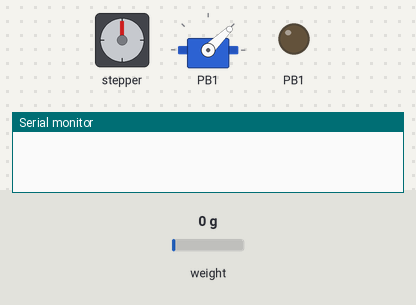
Bench run of a program on a simulated ATmega328P, built with avr-gcc and emulated at 16 MHz. On the bench: stepper motor, servo, output pins drawn as LEDs (lit = HIGH), the last lines printed to the serial monitor. Wiring (inferred from the names in the program): HX711 load-cell converter: data PD3; SCK PD2; stepper motor (2048 steps per turn assumed): coils PD4, PD5, PD6, PD7. Inputs (shaded band) come from the test bench; at power-on: weight on the scale 0 g. Servo pulses on a pin are drawn as a servo (544–2400 µs = 0–180°); pins used as bus, display or sensor lines are not drawn.

Above: at 0.1 s.
At 1.2 s:
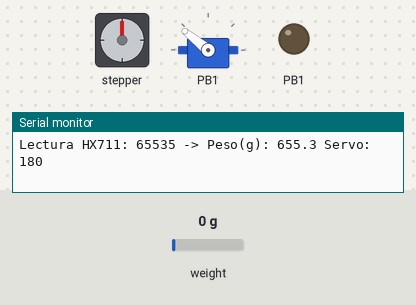
Timing chart, 0 to 2.7 s (numbered marks = the images above):
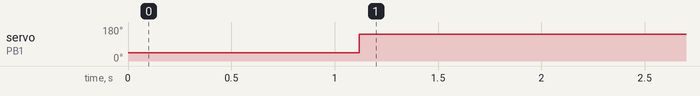

Measured:
- by itself, servo on PB1: 44° → 141° at 1.1 s

The program:

main.c
```c
/*
 * Sensor de Peso.c
 *
 * Created: 6/8/2026 10:32:03
 * Author : crist
 */
#define F_CPU 16000000UL
#include <avr/io.h>
#include <avr/interrupt.h>
#include <stdlib.h>
#include <util/delay.h>
#include "HX711/hx711.h"
#include "I2C/I2C_Esclavo.h"

// Variables de I2C_Esclavo.c
extern volatile uint16_t tx_snap;
extern volatile uint8_t rx_buf[2];
extern volatile uint8_t cmd_ready;

// ================= SERVO (Timer1, PB1 = OC1A) =================
// 50 Hz, pulso 1ms(0°) - 2ms(180°), prescaler 8 -> tick = 0.5us
#define SERVO_MIN_TICKS 2000   // 1.0 ms
#define SERVO_MAX_TICKS 4000   // 2.0 ms

static void servo_init(void) {
	DDRB |= (1 << PB1);              // OC1A como salida
	TCCR1A = (1 << COM1A1) | (1 << WGM11);
	TCCR1B = (1 << WGM13) | (1 << WGM12) | (1 << CS11); // Fast PWM, prescaler 8
	ICR1 = 39999;                    // 50 Hz
	OCR1A = SERVO_MIN_TICKS;         // arranca en 0°
}

static void servo_set_angle(uint8_t angulo) {
	if (angulo > 180) angulo = 180;
	uint16_t ticks = SERVO_MIN_TICKS +
	((uint32_t)(SERVO_MAX_TICKS - SERVO_MIN_TICKS) * angulo) / 180;
	OCR1A = ticks;
}

// ================= STEPPER (28BYJ-48 + ULN2003, 4 pines) =================
#define STEP_DDR   DDRD
#define STEP_PORT  PORTD
#define STEP_IN1   PD4
#define STEP_IN2   PD5
#define STEP_IN3   PD6
#define STEP_IN7   PD7   // 4to pin

static const uint8_t stepper_seq[8] = {
	0b0001, 0b0011, 0b0010, 0b0110,
	0b0100, 0b1100, 0b1000, 0b1001
};

static uint8_t stepper_idx = 0;
#define STEPS_POR_REV 4096UL

static void stepper_init(void) {
	STEP_DDR |= (1 << STEP_IN1) | (1 << STEP_IN2) | (1 << STEP_IN3) | (1 << STEP_IN7);
}

static void stepper_write(uint8_t patron) {
	if (patron & 0x1) STEP_PORT |= (1 << STEP_IN1); else STEP_PORT &= ~(1 << STEP_IN1);
	if (patron & 0x2) STEP_PORT |= (1 << STEP_IN2); else STEP_PORT &= ~(1 << STEP_IN2);
	if (patron & 0x4) STEP_PORT |= (1 << STEP_IN3); else STEP_PORT &= ~(1 << STEP_IN3);
	if (patron & 0x8) STEP_PORT |= (1 << STEP_IN7); else STEP_PORT &= ~(1 << STEP_IN7);
}

static void stepper_move_degrees(uint16_t grados) {
	if (grados > 360) grados = 360;
	uint32_t pasos = ((uint32_t)STEPS_POR_REV * grados) / 360UL;

	for (uint32_t i = 0; i < pasos; i++) {
		stepper_idx = (stepper_idx + 1) & 0x07;
		stepper_write(stepper_seq[stepper_idx]);
		_delay_ms(2);
	}
	stepper_write(0); // apaga bobinas
}

// ---------- UART ----------
void USART_Init(unsigned int ubrr) {
	UBRR0H = (unsigned char)(ubrr>>8);
	UBRR0L = (unsigned char)ubrr;
	UCSR0B = (1<<TXEN0);
	UCSR0C = (1<<UCSZ01)|(1<<UCSZ00);
}

void USART_Transmit(unsigned char data) {
	while (!(UCSR0A & (1<<UDRE0)));
	UDR0 = data;
}

void USART_SendString(const char* str) {
	while (*str) {
		USART_Transmit(*str++);
	}
}

// Procesa comando recibido por I2C (Servo o Stepper)
static void procesar_comando(void) {
	if (!cmd_ready) return;

	uint8_t cmd   = rx_buf[0];
	uint8_t valor = rx_buf[1];
	cmd_ready = 0;

	switch (cmd) {
		case 2: // Servo
		servo_set_angle(valor);
		break;
		case 3: // Stepper
		stepper_move_degrees(valor);
		break;
		default:
		break;
	}
}

// ---------- MAIN ----------
int main(void) {
	HX711_init();
	USART_Init(103); // 9600 baudios
	servo_init();
	stepper_init();
	_delay_ms(800);

	I2C_Slave_Init(0x08);
	sei();

	while (1) {
		// Procesar comandos entrantes
		procesar_comando();

		// Leer HX711
		cli();
		long raw = HX711_read_avg(4);
		sei();

		if (raw < 0) raw = 0;
		if (raw > 65535) raw = 65535;
		tx_snap = (uint16_t)raw;

		// Convertir a gramos (ajusta factor según calibración)
		float gramos = raw / 100.0; // ejemplo de factor de escala

		// Control del SG90 según peso
		uint8_t angulo = 0;
		if (gramos >= 32.0) {
			angulo = 180; // 100%
			} else if (gramos >= 19.2) {
			angulo = 90;  // 50%
			} else if (gramos >= 6.4) {
			angulo = 45;  // 25%
			} else {
			angulo = 0;   // apagado
		}
		servo_set_angle(angulo);

		// Debug por UART
		char buffer[20];
		ltoa(raw, buffer, 10);
		USART_SendString("Lectura HX711: ");
		USART_SendString(buffer);
		USART_SendString(" -> ");
		USART_SendString("Peso(g): ");
		char gbuf[10];
		dtostrf(gramos, 4, 1, gbuf);
		USART_SendString(gbuf);
		USART_SendString(" Servo: ");
		char abuf[5];
		itoa(angulo, abuf, 10);
		USART_SendString(abuf);
		USART_SendString("\r\n");

		_delay_ms(200);
	}
}
```

hx711.c
```c
/*
 * hx711.c
 *
 * Created: 6/8/2026 10:33:08
 *  Author: crist
 */


#include "hx711.h"

void HX711_init(void) {
	DDRD &= ~(1 << HX711_DT);   // DT entrada
	DDRD |=  (1 << HX711_SCK);  // SCK salida
	PORTD &= ~(1 << HX711_SCK); // SCK en bajo
}

uint8_t HX711_is_ready(void) {
	return (PIND & (1 << HX711_DT)) == 0;
}

long HX711_read_once(void) {
	long v = 0;

	// Espera BLOQUEANTE a listo
	while (!HX711_is_ready());

	// 24 bits MSB-first
	PORTD &= ~(1 << HX711_SCK);
	_delay_us(1);
	for (uint8_t i = 0; i < 24; i++) {
		PORTD |=  (1 << HX711_SCK);
		_delay_us(1);
		v <<= 1;
		if (PIND & (1 << HX711_DT)) v++;
		PORTD &= ~(1 << HX711_SCK);
		_delay_us(1);
	}

	// Pulso extra (ganancia 128, canal A)
	PORTD |=  (1 << HX711_SCK);
	_delay_us(1);
	PORTD &= ~(1 << HX711_SCK);
	_delay_us(1);

	// Extensión de signo (24-bit signed -> 32-bit)
	if (v & 0x800000L) v |= 0xFF000000L;

	return v;
}

long HX711_read_avg(uint8_t n) {
	long acc = 0;
	for (uint8_t i = 0; i < n; i++) acc += HX711_read_once();
	return acc / (long)n;
}

long tare_hx711(uint16_t n) {
	// descarta algunas para "calentar"
	for (uint8_t i = 0; i < 8; i++) (void)HX711_read_once();
	long acc = 0;
	for (uint16_t i = 0; i < n; i++) acc += HX711_read_avg(4); // AVG_SAMPLES hardcodeado
	return acc / (long)n;
}
```

hx711.h
```c
/*
 * hx711.h
 *
 * Created: 6/8/2026 10:33:19
 *  Author: crist
 */


#ifndef HX711_H
#define HX711_H

#include <avr/io.h>
#include <util/delay.h>

// Configuración de pines
#define HX711_DT   PD3
#define HX711_SCK  PD2

// Prototipos de funciones
void HX711_init(void);
uint8_t HX711_is_ready(void);
long HX711_read_once(void);
long HX711_read_avg(uint8_t n);
long tare_hx711(uint16_t n);

#endif
```

I2C_Esclavo.c
```c
/*
 * I2C_Esclavo.c
 *
 * Created: 6/8/2026 12:21:56
 *  Author: crist
 */

#include "I2C_Esclavo.h"

// Variables globales (ya existian)
volatile uint16_t tx_snap = 0;
volatile uint8_t tx_idx = 0;

// Variables NUEVAS para recibir comandos
volatile uint8_t rx_buf[2] = {0, 0};
volatile uint8_t rx_idx = 0;
volatile uint8_t cmd_ready = 0;

void I2C_Slave_Init(uint8_t addr) {
	TWSR = 0x00;               // prescaler = 1
	TWAR = (addr << 1);        // direccion 7-bit
	TWCR = (1 << TWEN) | (1 << TWEA) | (1 << TWIE); // TWI + ACK + IRQ
}

// ISR: envia snapshot consistente (MSB, LSB) Y recibe comandos (rx_buf)
ISR(TWI_vect) {
	uint8_t s = TWSR & 0xF8;

	switch (s) {
		// ---------- SLA+W recibido: arranca una recepcion nueva ----------
		case 0x60: case 0x68:
		tx_idx = 0;
		rx_idx = 0;   // NUEVO: reinicia el indice de recepcion
		TWCR = (1 << TWINT)|(1 << TWEN)|(1 << TWEA)|(1 << TWIE);
		break;

		// ---------- Dato recibido (direccionado o general call) ----------
		// Antes esto se ignoraba. Ahora se guarda en rx_buf.
		case 0x80: case 0x90:
		case 0x88: case 0x98:
		if (rx_idx < 2) {
			rx_buf[rx_idx] = TWDR;
			rx_idx++;
		}
		if (rx_idx == 2) {
			cmd_ready = 1;   // ya llegaron cmd + valor completos
		}
		TWCR = (1 << TWINT)|(1 << TWEN)|(1 << TWEA)|(1 << TWIE);
		break;

		// ---------- Transmisor (SLA+R): logica original sin cambios ----------
		case 0xA8: // own SLA+R
		case 0xB0: // arb lost + SLA+R
		tx_idx = 0;
		TWDR = (uint8_t)((tx_snap >> 8) & 0xFF);
		tx_idx = 1;
		TWCR = (1 << TWINT)|(1 << TWEN)|(1 << TWEA)|(1 << TWIE);
		break;

		case 0xB8: // dato transmitido; ACK
		if (tx_idx == 1) {
			TWDR = (uint8_t)(tx_snap & 0xFF);
			tx_idx = 2;
			} else {
			TWDR = (uint8_t)(tx_snap & 0xFF);
		}
		TWCR = (1 << TWINT)|(1 << TWEN)|(1 << TWEA)|(1 << TWIE);
		break;

		case 0xA0: // STOP o repeated START recibido
		tx_idx = 0;
		rx_idx = 0;
		TWCR = (1 << TWINT)|(1 << TWEN)|(1 << TWEA)|(1 << TWIE);
		break;

		case 0xC0: // dato transmitido; NACK (fin)
		case 0xC8: // ultimo dato transmitido; ACK
		default:
		tx_idx = 0;
		TWCR = (1 << TWINT)|(1 << TWEN)|(1 << TWEA)|(1 << TWIE);
		break;
	}
}
```

I2C_Esclavo.h
```c
/*
 * I2C_Esclavo.h
 *
 * Created: 6/8/2026 12:22:12
 *  Author: crist
 */

#ifndef I2C_SLAVE_H
#define I2C_SLAVE_H

#include <avr/io.h>
#include <avr/interrupt.h>

// Prototipos de funciones
void I2C_Slave_Init(uint8_t addr);

// Variables globales externas (ya existian)
extern volatile uint16_t tx_snap;
extern volatile uint8_t tx_idx;

// ---- NUEVO: buffer para RECIBIR comandos del Maestro (Servo/Stepper) ----
// byte 0 = cmd   (2 = Servo, 3 = Stepper)
// byte 1 = valor (0-180 para Servo, 0-360 para Stepper)
extern volatile uint8_t rx_buf[2];
extern volatile uint8_t rx_idx;
extern volatile uint8_t cmd_ready;   // se pone en 1 cuando llegaron los 2 bytes completos

#endif
```
